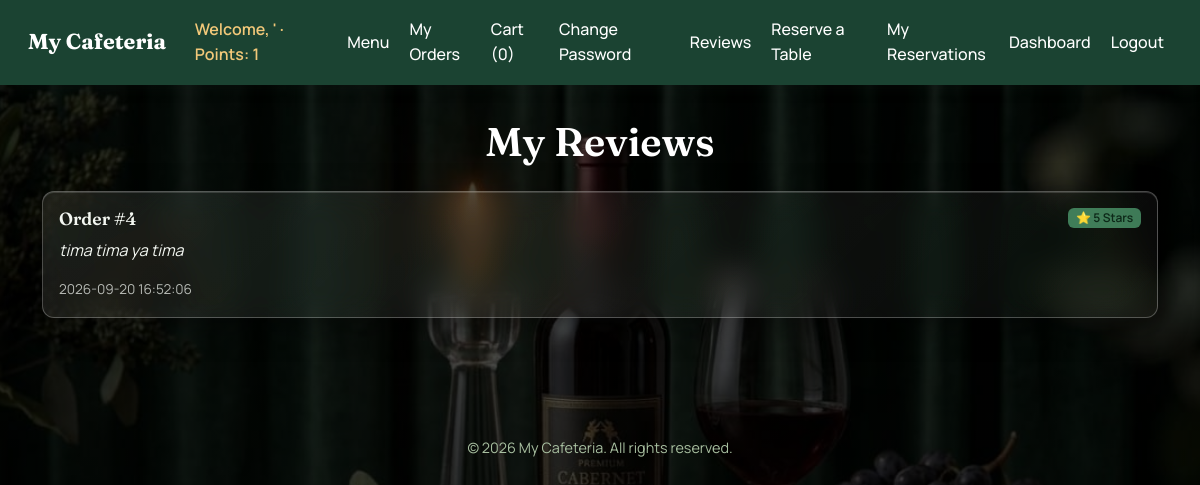
Screenshot of /view_my_reviews (signed in) with the database file from the repository.
### tables this page shows
CREATE TABLE reviews (
    id INTEGER PRIMARY KEY AUTOINCREMENT,
    user_id INTEGER NOT NULL,
    order_id INTEGER NOT NULL,
    rating INTEGER NOT NULL CHECK(rating >= 1 AND rating <= 5),
    comment TEXT,
    created_at DATETIME DEFAULT CURRENT_TIMESTAMP,
    FOREIGN KEY (user_id) REFERENCES users(id),
    FOREIGN KEY (order_id) REFERENCES orders(id)
    
);

### app.py (the view)
@app.route("/view_my_reviews")
@login_required
def view_reviews():
    user_id = session.get('user_id')
    reviews = db.execute("SELECT * FROM reviews WHERE user_id = ? ORDER BY created_at DESC", user_id)
    return render_template("view_my_reviews.html", reviews=reviews)

### app.py (called while the page is built)
@app.context_processor
def inject_flash_helpers():
    def flash_class(category):
        mapping = {
            "success": "success",
            "warning": "warning",
            "info": "info",
            "danger": "danger",
            "error": "danger",
        }
        return mapping.get(category or "", "info")
    def format_price(value):
        formatted = f"{float(value):.2f}"
        return formatted.rstrip("0").rstrip(".")
    return {"flash_class": flash_class, "format_price": format_price}

def login_required(func):
    @wraps(func)
    def decorator(*args, **kwargs):
        if session.get("user_id") is None:
            flash('you need to login first!', 'warning')
            return redirect("/login")
        return func(*args, **kwargs)
    return decorator

### templates/view_my_reviews.html (shortened to what this page needs)
{% extends "base.html" %}
{% block content %}
<div class="container reviews-page">
    <h1 class="mb-4 text-center">My Reviews</h1>
    {% if reviews %}
        <div class="row g-3">
            {% for review in reviews %}
            <div class="col-12">
                <div class="card review-card">
                    <div class="card-body">
                        <div class="d-flex justify-content-between align-items-start flex-wrap gap-2 mb-2">
                            <h5 class="card-title mb-0">Order #{{ review.order_id }}</h5>
                            <span class="badge rating-badge">⭐ {{ review.rating }} Stars</span>
                        </div>
                        <p class="card-text review-comment">{{ review.comment }}</p>
                        <p class="card-text review-meta mb-0">{{ review.created_at }}</p>
                    </div>
                </div>
            </div>
            {% endfor %}
        </div>
    {% else %}
        <p class="text-center text-muted fs-5 py-5 mb-0">You have not submitted any reviews yet.</p>
    {% endif %}
</div>
{% endblock %}

### static/style.css (style rules this page uses)
:root { --color-primary: #1B4332; --color-primary-light: #2D6A4F; --color-primary-dark: #0D2818; --color-secondary: #7C9473; --color-secondary-light: #A8BFA0; --color-secondary-dark: #5A7052; --color-background: #0B3541; --color-surface: #C6D4B0; --color-card: #FFFFFF; --color-card-border: #A9BC8E; --color-card-muted: #DDD2B9; --color-navy: #16213E; --color-text: #1C2A20; --color-text-muted: #5B6B5C; --color-text-on-primary: #FFFFFF; --color-accent: #7485b43f; --color-accent-light: #64ca8f94; --color-accent-dark: #3c446b; --color-success: #2B8C55; --color-warning: #C1682F; --color-danger: #B3403A; --color-info: #3E6FA0; --shadow-sm: 0 1px 3px rgba(28, 42, 32, 0.10); --shadow-md: 0 4px 14px rgba(28, 42, 32, 0.16); --radius-sm: 6px; --radius-md: 12px; --font-heading: 'Fraunces', Georgia, serif; --font-body: 'Manrope', -apple-system, BlinkMacSystemFont, "Segoe UI", sans-serif; --glass-bg: linear-gradient(135deg, rgba(255,255,255,0.09), rgba(255,255,255,0.03)); --glass-border: rgba(255, 255, 255, 0.26); --glass-blur: blur(16px) saturate(160%); --glass-shadow: 0 8px 32px rgba(0, 0, 0, 0.35), inset 0 1px 0 rgba(255,255,255,0.14); --glass-shadow-hover: 0 14px 44px rgba(0, 0, 0, 0.45), inset 0 1px 0 rgba(255,255,255,0.18); --color-text-glass: #F3F7F1; --color-text-glass-muted: rgba(243, 247, 241, 0.72); --color-neon: #34E3A1; --color-neon-glow: rgba(52, 227, 161, 0.55); --color-neon-glow-soft: rgba(52, 227, 161, 0.28); --glass-input-bg: rgba(0, 0, 0, 0.28); --glass-input-border: rgba(255, 255, 255, 0.30); --color-label: #20afb4; }
* { box-sizing: border-box; }
body { margin: 0; background-image: linear-gradient(rgba(0, 0, 0, 0.7), rgba(0, 0, 0, 0.7)), url('images/B.jpg'); background-size: cover; background-position: center; background-repeat: no-repeat; background-attachment: fixed; color: var(--color-text-on-primary); font-family: var(--font-body); line-height: 1.6; }
h1, h2, h3, h4, h5, h6 { font-family: var(--font-heading); color: var(--color-text-on-primary); font-weight: 600; line-height: 1.25; }
.card { background: var(--glass-bg); border: 1px solid var(--glass-border); border-radius: var(--radius-md); box-shadow: var(--glass-shadow); backdrop-filter: var(--glass-blur); -webkit-backdrop-filter: var(--glass-blur); color: var(--color-text-glass); }
.card-title { font-family: var(--font-heading); color: var(--color-text-glass); }
.reviews-page { padding-top: 2rem; padding-bottom: 3rem; }
.review-card .card-title { font-size: 1.1rem; }
.rating-badge { background-color: var(--color-accent-light); color: var(--color-primary-dark); font-weight: 600; white-space: nowrap; }
.review-comment { color: var(--color-text-glass); font-style: italic; }
.review-meta { color: var(--color-text-glass-muted); font-size: 0.85rem; }

### rows the page displays
reviews: order_id "4", rating "5", comment "tima tima ya tima", created_at "2026-09-20 16:52:06"

### other values shown
{{ session['user_name'] }} "'"
{{ session["points"] }} "1"
{{ session['cart']|length if session.get('cart') else 0 }} "0"
